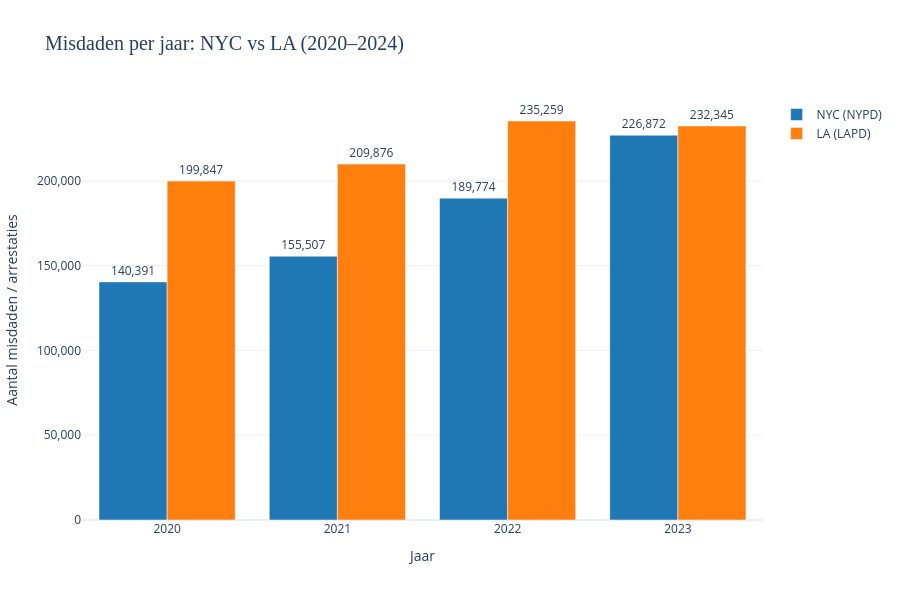

The notebook cell this image was saved under:
### Code cell
nypd_per_jaar = df_nypd.groupby('year').size().reset_index(name='count')
nypd_per_jaar['city'] = 'NYC (NYPD)'

lapd_per_jaar = df_lapd.groupby('year').size().reset_index(name='count')
lapd_per_jaar['city'] = 'LA (LAPD)'

df_combined = pd.concat([nypd_per_jaar, lapd_per_jaar])

jaren = [2020, 2021, 2022, 2023]

nypd_vals = nypd_per_jaar.set_index('year').reindex(jaren)['count']
lapd_vals = lapd_per_jaar.set_index('year').reindex(jaren)['count']

fig = go.Figure()

fig.add_trace(go.Bar(
    x=jaren,
    y=nypd_vals,
    name='NYC (NYPD)',
    marker_color='#1f77b4',
    text=[f'{int(v):,}' for v in nypd_vals],
    textposition='outside'
))

fig.add_trace(go.Bar(
    x=jaren,
    y=lapd_vals,
    name='LA (LAPD)',
    marker_color='#ff7f0e',
    text=[f'{int(v):,}' for v in lapd_vals],
    textposition='outside'
))

fig.update_layout(
    barmode='group',
    title=dict(text='Misdaden per jaar: NYC vs LA (2020–2024)', font=dict(size=20, family='Arial Black')),
    xaxis_title='Jaar',
    yaxis_title='Aantal misdaden / arrestaties',
    xaxis=dict(tickmode='array', tickvals=jaren),
    yaxis=dict(tickformat=','),
    legend=dict(title=''),
    template='plotly_white',
    width=900,
    height=600
)

fig.show()

### Figure 1 — Plotly figure (JSON) as saved in the notebook; plotly's stock layout.template omitted (floating-point values rounded to 4 significant figures)
{"data": [{"marker": {"color": "#1f77b4"}, "name": "NYC (NYPD)", "text": ["140,391", "155,507", "189,774", "226,872"], "textposition": "outside", "type": "bar", "x": [2020, 2021, 2022, 2023], "y": [140391, 155507, 189774, 226872]}, {"marker": {"color": "#ff7f0e"}, "name": "LA (LAPD)", "text": ["199,847", "209,876", "235,259", "232,345"], "textposition": "outside", "type": "bar", "x": [2020, 2021, 2022, 2023], "y": [199847, 209876, 235259, 232345]}], "layout": {"barmode": "group", "height": 600, "legend": {"title": {"text": ""}}, "title": {"font": {"family": "Arial Black", "size": 20}, "text": "Misdaden per jaar: NYC vs LA (2020–2024)"}, "width": 900, "xaxis": {"tickmode": "array", "tickvals": [2020, 2021, 2022, 2023], "title": {"text": "Jaar"}}, "yaxis": {"tickformat": ",", "title": {"text": "Aantal misdaden / arrestaties"}}}}
